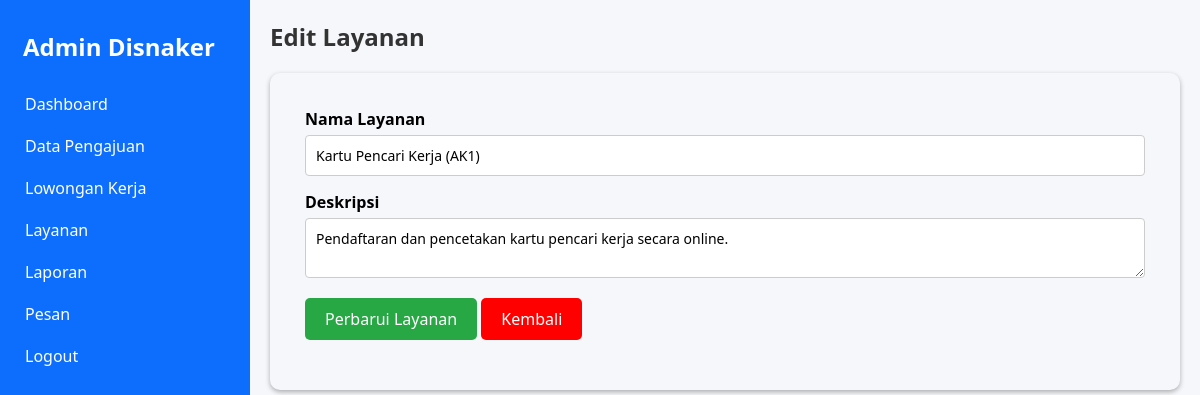
Screenshot of /admin/edit_layanan.php?id=1 (signed in) with the database file from the repository.
### tables this page shows
CREATE TABLE `layanan` (
  `id` int(11) NOT NULL,
  `nama_layanan` varchar(255) NOT NULL,
  `deskripsi` text DEFAULT NULL,
  `created_at` timestamp NOT NULL DEFAULT current_timestamp()
);

### admin/edit_layanan.php (the view, shortened to what this page needs)
<?php
include "../config/koneksi.php";
$id = $_GET['id'];
$query = "SELECT * FROM layanan WHERE id = $id";
$result = mysqli_query($koneksi, $query);
$data = mysqli_fetch_assoc($result);
?>
<!DOCTYPE html>
<html lang="id">
<head>
    <link rel="stylesheet" href="../assets/css/admin.css">
</head>
<body>
    <?php include "../includes/sidebar.php"; ?>
    <div class="main-content">
        <section class="dashboard">
            <h2>Edit Layanan</h2>
            <form method="POST" class="form-input">
                <div class="form-group">
                    <label for="nama_layanan">Nama Layanan</label>
                    <input type="text" name="nama_layanan" id="nama_layanan" value="<?= $data['nama_layanan']; ?>" required>
                </div>
                <div class="form-group">
                    <label for="deskripsi">Deskripsi</label>
                    <textarea name="deskripsi" id="deskripsi" required><?= $data['deskripsi']; ?></textarea>
                </div>
                <div class="form-group">
                    <button type="submit" class="btn-crud">Perbarui Layanan</button>
                    <a href="layanan.php" class="btn-back">Kembali</a>
                </div>
            </form>
        </section>
    </div>
</body>
</html>

### assets/css/admin.css (style rules this page uses)
* { margin: 0; padding: 0; box-sizing: border-box; font-family: "Segoe UI", Tahoma, Geneva, Verdana, sans-serif; }
.main-content { margin-left: 250px; padding: 20px; background-color: #f5f7fa; height: 100vh; overflow-y: auto; }
.dashboard h2 { color: #333; margin-bottom: 20px; }
.form-input { padding: 35px; border-radius: 10px; box-shadow: 0 2px 5px rgba(0, 0, 0, 0.3); }
.form-group { margin-bottom: 15px; }
.form-group label { display: block; font-weight: bold; margin-bottom: 5px; }
.form-group input, .form-group select, .form-group textarea { width: 100%; padding: 10px; border: 1px solid #ccc; border-radius: 4px; font-size: 14px; }
button.btn-crud { background-color: #28a745; color: white; padding: 10px 20px; border: none; border-radius: 5px; cursor: pointer; font-size: 16px; }
.btn-back { background-color: #ff0000; color: white; padding: 10px 20px; border: none; border-radius: 5px; cursor: pointer; font-size: 16px; text-decoration: none; }

### rows the page displays
layanan: nama_layanan "Kartu Pencari Kerja (AK1)", deskripsi "Pendaftaran dan pencetakan kartu pencari kerja secara online."
